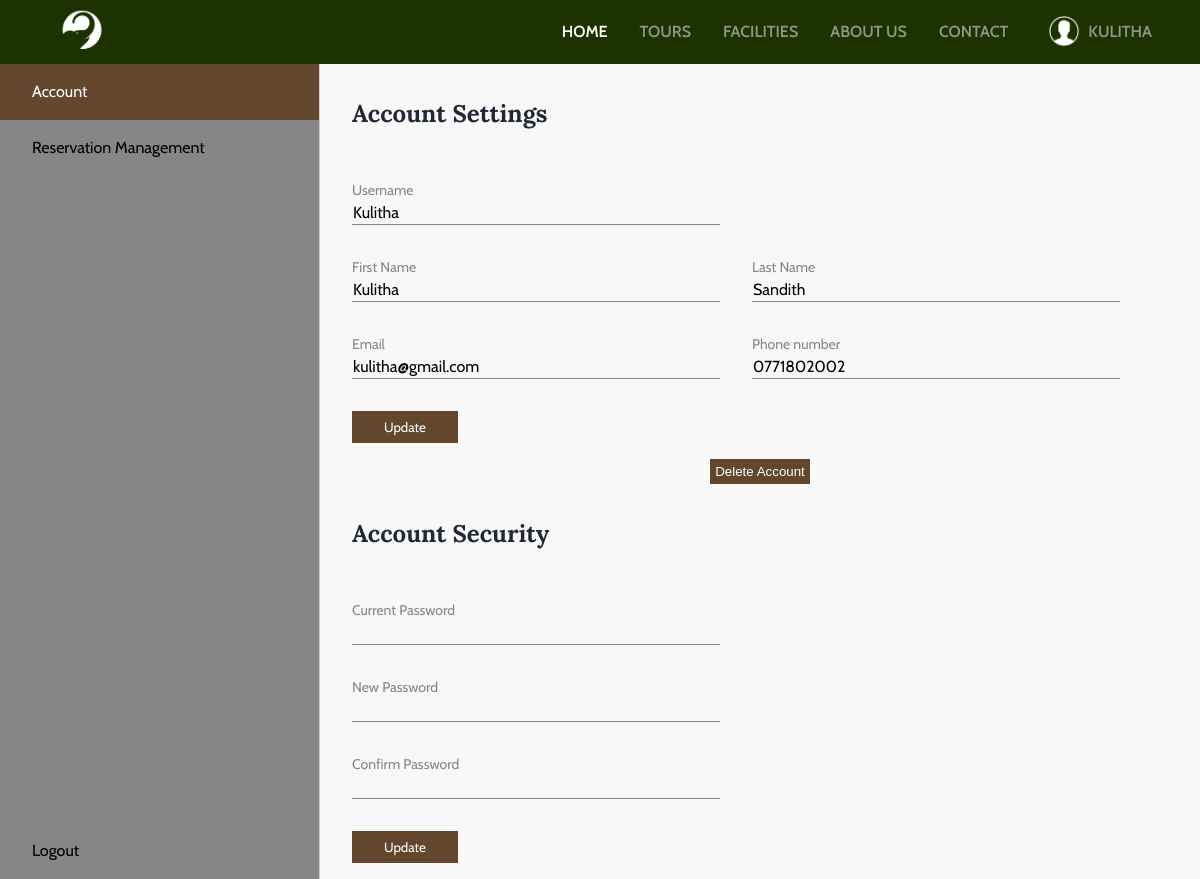
The page /userprofile.php (signed in) on the database its author committed.
### tables this page shows
CREATE TABLE `users` (
  `userid` int(6) NOT NULL,
  `username` varchar(32) NOT NULL,
  `first_name` varchar(32) NOT NULL,
  `last_name` varchar(32) NOT NULL,
  `email` varchar(64) NOT NULL,
  `phone_number` varchar(16) NOT NULL,
  `password` varchar(64) NOT NULL
);

### includes/functions.php (called while the page is built, shortened)
<?php
function AdminExists($conn, $username) {
    $sql = "SELECT * FROM admins WHERE username='$username'";
    $result = $conn->query($sql);
    if ($result->num_rows > 0) {
        $row = mysqli_fetch_assoc($result);
        return $row;
    }
    else {
        return false;
    }
}
function getUsername($conn, $username) {
    $sql = "SELECT * FROM users WHERE username='$username'";
    $result = $conn->query($sql);
    $row = mysqli_fetch_assoc($result);
    return $row['username'];
}
function getFirstName($conn, $username) {
    $sql = "SELECT * FROM users WHERE username='$username'";
    $result = $conn->query($sql);
    $row = mysqli_fetch_assoc($result);
    return $row['first_name'];
}
function getLastName($conn, $username) {
    $sql = "SELECT * FROM users WHERE username='$username'";
    $result = $conn->query($sql);
    $row = mysqli_fetch_assoc($result);
    return $row['last_name'];
}
function getEmail($conn, $username) {
    $sql = "SELECT * FROM users WHERE username='$username'";
    $result = $conn->query($sql);
    $row = mysqli_fetch_assoc($result);
    return $row['email'];
}
function getPhoneNumber($conn, $username) {
    $sql = "SELECT * FROM users WHERE username='$username'";
    $result = $conn->query($sql);
    $row = mysqli_fetch_assoc($result);
    return $row['phone_number'];
}

### userprofile.php (the view, shortened to what this page needs)
<?php
require_once 'includes/config.php';
require_once 'includes/functions.php';
?>
<!DOCTYPE html>
<html lang="en">
  <head>
    <link rel="stylesheet" href="styles/userprofile.css" />
    <link rel="stylesheet" href="styles/header.css" />
  </head>
  <body>
    <?php include 'includes/header.php' ?>
    <div class="profile-component">
      <div class="navigation">
        <a href="#" class="nav-btn highlight">Account</a>
        <a href="profilereservations.php" class="nav-btn">Reservation Management</a>
        <?php
        $username = $_SESSION['username'];
        ?>
        <a href="includes/logout.php" class="nav-btn logout-btn">Logout</a>
      </div>
      <div class="profile-content">
        <div class="account-settings">
          <h2 class="settings-heading">Account Settings</h2>
          <form class="settings-form" action="includes/updatedetails.php" method="POST">
            <label class="label" id="usernameLabel" for="userid"
              >Username</label
            >
            <input
              type="text"
              name="userid"
              id="userid"
              class="input"
              onfocus="changeLabelColor1()"
              onblur="changeLabelColor2()"
              value="<?php echo getUsername($conn, $_SESSION['username']);  ?>"
              required
            />
            <div class="name-fields">
              <div class="name">
                <label class="label" id="firstnameLabel" for="userfname"
                  >First Name</label
                >
                <input
                  type="text"
                  name="userfname"
                  id="userfname"
                  class="input"
                  onfocus="changeLabelColor1()"
                  onblur="changeLabelColor2()"
                  value="<?php echo getFirstName($conn, $_SESSION['username']); ?>"
                  required
                />
              </div>
              <div class="name">
                <label class="label" id="lastnameLabel" for="userlname"
                  >Last Name</label
                >
                <input
                  type="text"
                  name="userlname"
                  id="userlname"
                  class="input"
                  onfocus="changeLabelColor1()"
                  onblur="changeLabelColor2()"
                  value="<?php echo getLastName($conn, $_SESSION['username']);  ?>"
                  required
                />
              </div>
            </div>
            <div class="contact-fields">
              <div class="email">
                <label class="label" id="emailLabel" for="useremail"
                  >Email</label
                >
                <input
                  type="email"
                  name="useremail"
                  id="useremail"
                  class="input"
                  onfocus="changeLabelColor1()"
                  onblur="changeLabelColor2()"
                  value="<?php echo getEmail($conn, $_SESSION['username']);  ?>"
                  required
                />
              </div>
              <div class="phno">
                <label class="label" id="phnoLabel" for="userphno"
                  >Phone number</label
                >
                <input
                  type="number"
                  name="userphno"
                  id="userphno"
                  class="input"
                  onfocus="changeLabelColor1()"
                  onblur="changeLabelColor2()"
                  value="<?php echo getPhoneNumber($conn, $_SESSION['username']);  ?>"
                  required
                />
              </div>
            </div>
            <input class="update-btn" type="submit" value="Update" />
          </form>
        </div>
        <div class="delete-btn">
    <?php
    $sql = "SELECT * FROM users";
    $result = $conn->query($sql);
    if ($result->num_rows > 0) {
        while ($row = $result->fetch_assoc()) {
            if ($row['username'] == $_SESSION['username'] && (AdminExists($conn, $username) != true)) {
                echo '<a href="includes/deleteacc.php?userid=' . $row['userid'] . '"><button class="button1">Delete Account</button></a>';
            }
        }
    }
    ?>
</div>
        <div class="account-security">
          <h2 class="security-heading">Account Security</h2>
          <form class="security-form" action="includes/updatepassword.php" method="POST">
            <div>
              <label class="label" id="crtpwLabel" for="usercrtpw"
                >Current Password</label
              >
              <input
                type="password"
                name="usercrtpw"
                id="usercrtpw"
                class="input"
                onfocus="changeLabelColor1()"
                onblur="changeLabelColor2()"
                required
              />
              <label class="label" id="nwpwLabel" for="usernwpw"
                >New Password</label
              >
              <input
                pattern="(?=.*\d)(?=.*[a-z])(?=.*[A-Z]).{8,}"
                title="Must contain at least one number and one uppercase and lowercase letter, and at least 8 or more characters"
                type="password"
                name="usernwpw"
                id="usernwpw"
                class="input"
                onfocus="changeLabelColor1()"
                onblur="changeLabelColor2()"
                required
              />
              <label class="label" id="cfmpwLabel" for="usercfmpw"
                >Confirm Password</label
              >
              <input
                pattern="(?=.*\d)(?=.*[a-z])(?=.*[A-Z]).{8,}"
                title="Must contain at least one number and one uppercase and lowercase letter, and at least 8 or more characters"
                type="password"
                name="usercfmpw"
                id="usercfmpw"
                class="input"
                onfocus="changeLabelColor1()"
                onblur="changeLabelColor2()"
                required
              />
            </div>
            <input class="update-btn" type="submit" value="Update" />
          </form>
        </div>
      </div>
    </div>
  </body>
</html>

### includes/profile.inc.php
<?php
require_once 'config.php';
require_once 'functions.php';
echo '<li class="list-item"><a class="profile-container" href="userprofile.php"><img class="profile" src="img/ProfileUser.png" alt="ProfileUser">';
echo getUsername($conn, $_SESSION['username']);
echo '</a></li>';
?>

### styles/userprofile.css (style rules this page uses)
*, *::before, *::after { margin: 0; padding: 0; box-sizing: border-box; -webkit-box-sizing: border-box; }
h1, h2, h3, h4 { font-family: "Lora",sans-serif; color: #222736; }
a { text-decoration: none; }
body { font-family: "Cabin", serif; line-height: 1.5; color: #595960; background: #f8f8f8; min-height: 100vh; }
.profile-component { display: flex; min-height: 100vh; padding-top: 4rem; }
.navigation { width: 320px; display: flex; flex-direction: column; border-right: #cfcfcf solid 1px; background: #868686; }
.nav-btn { text-align: left; color: black; font-family: inherit; font-size: 1rem; background: transparent; border: none; padding: 1rem 2rem; cursor: pointer; transition: 0.2s; }
.logout-btn { margin-top: auto; }
.highlight { background: #62472d; color: white; }
.profile-content { flex: 1; }
.settings-heading, .security-heading { margin: 2rem 2rem; }
.label { font-size: 14px; color: #868686; display: block; transition: 0.2s; }
.input { font-family: inherit; font-size: 1rem; width: 100%; outline: 0; border: none; background-color: transparent; border-bottom: #868686 solid 1px; padding: 2px 1px; transition: 0.2s; margin-bottom: 2rem; max-width: 368px; }
.settings-form, .security-form { padding: 1rem 2rem 1rem 2rem; }
.name-fields, .contact-fields { display: flex; max-width: 800px; }
.name, .phno, .email { flex: 1; margin-right: 2rem; }
.update-btn { font-family: inherit; padding: 0.5rem 2rem; background: #62472d; border: none ; color: white; cursor: pointer; transition: 0.2s; }
.button1 { background-color: #62472d; color: white; border: 5px solid #62472d; }
.delete-btn { margin:auto; text-align: center; font-family: inherit; }

### styles/header.css (style rules this page uses)
a { text-decoration: none; }
:root { --color-primary: #62472d; }
.top-nav-list .list-item { margin: 0 1rem; }
.top-nav-list .list-item a { color: rgba(255, 255, 255, 0.5); text-transform: uppercase; transition: 0.2s; text-decoration: none; }
.profile { width: 32px; margin: 0 0.5rem; padding-bottom: 2px; }
.profile-container { display: flex; align-items: center; }

### rows shown on the page
users: username "KULITHA", userid "Kulitha", userfname "Kulitha", userlname "Sandith", useremail "kulitha@gmail.com", userphno "0771802002"
